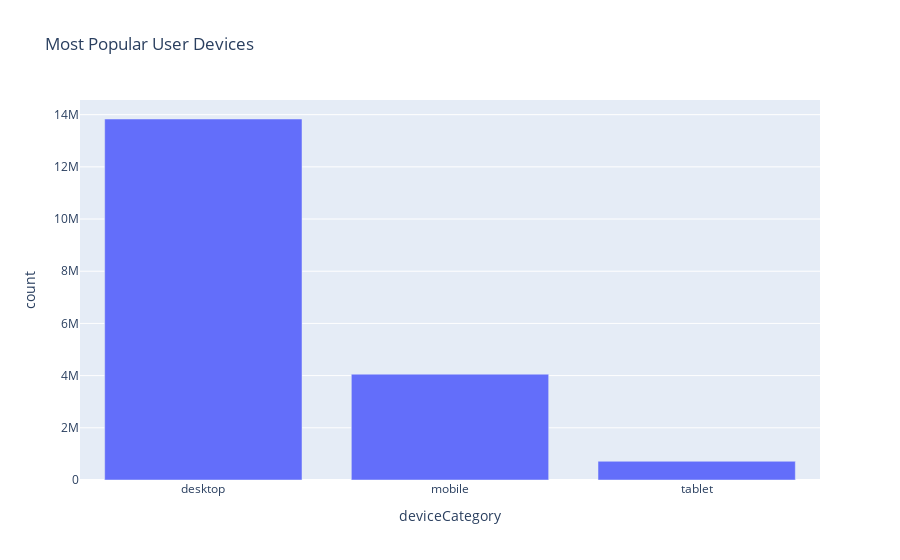

Here is the notebook cell this chart was saved with:
### Code cell
fig = px.bar(print_popular_stats(df, "deviceCategory"), x='deviceCategory', y='count', title='Most Popular User Devices')
fig.show()

### Figure 1 — Plotly figure (JSON) as saved in the notebook; plotly's stock layout.template omitted (floating-point values rounded to 4 significant figures)
{"data": [{"alignmentgroup": "True", "hovertemplate": "deviceCategory=%{x}<br>count=%{y}<extra></extra>", "legendgroup": "", "marker": {"color": "#636efa", "pattern": {"shape": ""}}, "name": "", "offsetgroup": "", "orientation": "v", "showlegend": false, "textposition": "auto", "type": "bar", "x": ["desktop", "mobile", "tablet"], "xaxis": "x", "y": [13833652, 4054988, 717324], "yaxis": "y"}], "layout": {"barmode": "relative", "legend": {"tracegroupgap": 0}, "title": {"text": "Most Popular User Devices"}, "xaxis": {"anchor": "y", "domain": [0, 1], "title": {"text": "deviceCategory"}}, "yaxis": {"anchor": "x", "domain": [0, 1], "title": {"text": "count"}}}}
